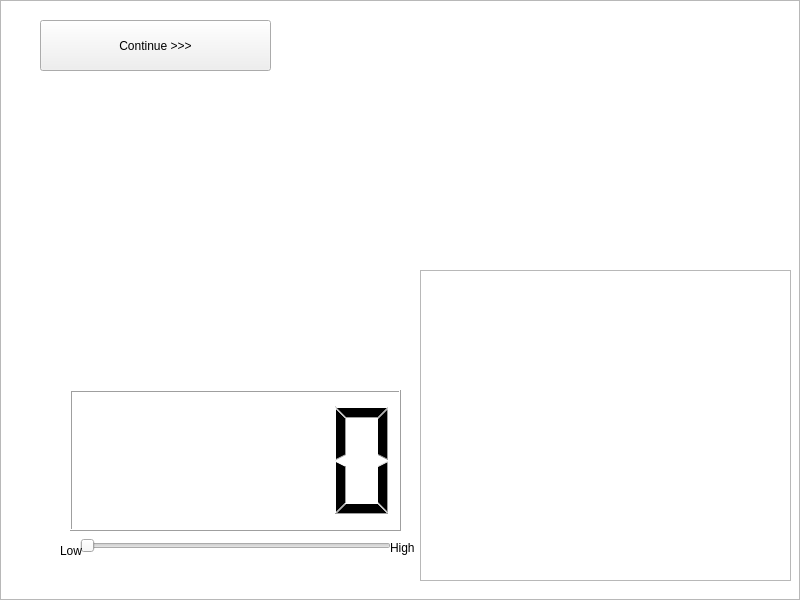
<?xml version="1.0" encoding="UTF-8"?>
<ui version="4.0">
 <class>LevelFour</class>
 <widget class="QWidget" name="LevelFour">
  <property name="geometry">
   <rect>
    <x>0</x>
    <y>0</y>
    <width>800</width>
    <height>600</height>
   </rect>
  </property>
  <property name="windowTitle">
   <string>Form</string>
  </property>
  <widget class="QStackedWidget" name="levelFourScenes">
   <property name="geometry">
    <rect>
     <x>0</x>
     <y>0</y>
     <width>800</width>
     <height>600</height>
    </rect>
   </property>
   <property name="currentIndex">
    <number>4</number>
   </property>
   <widget class="QWidget" name="sceneOne">
    <widget class="QPushButton" name="sceneOneContinue">
     <property name="geometry">
      <rect>
       <x>40</x>
       <y>20</y>
       <width>231</width>
       <height>51</height>
      </rect>
     </property>
     <property name="text">
      <string>Continue &gt;&gt;</string>
     </property>
    </widget>
    <widget class="QGraphicsView" name="mortor">
     <property name="geometry">
      <rect>
       <x>330</x>
       <y>250</y>
       <width>431</width>
       <height>311</height>
      </rect>
     </property>
    </widget>
    <widget class="DragItem" name="ginger" native="true">
     <property name="geometry">
      <rect>
       <x>0</x>
       <y>0</y>
       <width>800</width>
       <height>600</height>
      </rect>
     </property>
    </widget>
    <widget class="DragItem" name="garlic" native="true">
     <property name="geometry">
      <rect>
       <x>0</x>
       <y>0</y>
       <width>800</width>
       <height>600</height>
      </rect>
     </property>
    </widget>
    <widget class="DragItem" name="pestle" native="true">
     <property name="geometry">
      <rect>
       <x>0</x>
       <y>0</y>
       <width>800</width>
       <height>600</height>
      </rect>
     </property>
    </widget>
    <widget class="QGraphicsView" name="mashedIng">
     <property name="geometry">
      <rect>
       <x>330</x>
       <y>250</y>
       <width>431</width>
       <height>311</height>
      </rect>
     </property>
    </widget>
    <widget class="QGraphicsView" name="scene1Background">
     <property name="geometry">
      <rect>
       <x>0</x>
       <y>0</y>
       <width>800</width>
       <height>600</height>
      </rect>
     </property>
    </widget>
    <widget class="QLabel" name="sceneOneInstructions">
     <property name="geometry">
      <rect>
       <x>10</x>
       <y>500</y>
       <width>291</width>
       <height>61</height>
      </rect>
     </property>
     <property name="text">
      <string/>
     </property>
    </widget>
    <widget class="QLabel" name="sceneOneInfoBox">
     <property name="geometry">
      <rect>
       <x>420</x>
       <y>20</y>
       <width>321</width>
       <height>201</height>
      </rect>
     </property>
     <property name="text">
      <string/>
     </property>
    </widget>
    <zorder>scene1Background</zorder>
    <zorder>sceneOneContinue</zorder>
    <zorder>mortor</zorder>
    <zorder>mashedIng</zorder>
    <zorder>pestle</zorder>
    <zorder>garlic</zorder>
    <zorder>ginger</zorder>
    <zorder>sceneOneInstructions</zorder>
    <zorder>sceneOneInfoBox</zorder>
   </widget>
   <widget class="QWidget" name="sceneTwo">
    <widget class="QPushButton" name="sceneTwoContinue">
     <property name="geometry">
      <rect>
       <x>40</x>
       <y>20</y>
       <width>231</width>
       <height>51</height>
      </rect>
     </property>
     <property name="text">
      <string>Continue &gt;&gt;&gt;</string>
     </property>
    </widget>
    <widget class="QGraphicsView" name="mortar">
     <property name="geometry">
      <rect>
       <x>400</x>
       <y>330</y>
       <width>371</width>
       <height>261</height>
      </rect>
     </property>
    </widget>
    <widget class="DragItem" name="cumin" native="true">
     <property name="geometry">
      <rect>
       <x>0</x>
       <y>0</y>
       <width>800</width>
       <height>600</height>
      </rect>
     </property>
    </widget>
    <widget class="DragItem" name="coriander" native="true">
     <property name="geometry">
      <rect>
       <x>0</x>
       <y>0</y>
       <width>800</width>
       <height>600</height>
      </rect>
     </property>
    </widget>
    <widget class="DragItem" name="curry" native="true">
     <property name="geometry">
      <rect>
       <x>0</x>
       <y>0</y>
       <width>800</width>
       <height>600</height>
      </rect>
     </property>
    </widget>
    <widget class="DragItem" name="turmeric" native="true">
     <property name="geometry">
      <rect>
       <x>0</x>
       <y>0</y>
       <width>800</width>
       <height>0</height>
      </rect>
     </property>
    </widget>
    <widget class="DragItem" name="redChili" native="true">
     <property name="geometry">
      <rect>
       <x>0</x>
       <y>0</y>
       <width>800</width>
       <height>600</height>
      </rect>
     </property>
    </widget>
    <widget class="DragItem" name="salt" native="true">
     <property name="geometry">
      <rect>
       <x>0</x>
       <y>0</y>
       <width>800</width>
       <height>600</height>
      </rect>
     </property>
    </widget>
    <widget class="DragItem" name="pepper" native="true">
     <property name="geometry">
      <rect>
       <x>0</x>
       <y>0</y>
       <width>800</width>
       <height>600</height>
      </rect>
     </property>
    </widget>
    <widget class="DragItem" name="pestleS2" native="true">
     <property name="geometry">
      <rect>
       <x>0</x>
       <y>0</y>
       <width>800</width>
       <height>600</height>
      </rect>
     </property>
    </widget>
    <widget class="QGraphicsView" name="crushedIng">
     <property name="geometry">
      <rect>
       <x>400</x>
       <y>250</y>
       <width>300</width>
       <height>300</height>
      </rect>
     </property>
    </widget>
    <widget class="QGraphicsView" name="scene2Background">
     <property name="geometry">
      <rect>
       <x>0</x>
       <y>0</y>
       <width>800</width>
       <height>600</height>
      </rect>
     </property>
    </widget>
    <widget class="QLabel" name="sceneTwoInstructions">
     <property name="geometry">
      <rect>
       <x>10</x>
       <y>475</y>
       <width>241</width>
       <height>121</height>
      </rect>
     </property>
     <property name="text">
      <string/>
     </property>
    </widget>
    <widget class="QLabel" name="sceneTwoInfoBox">
     <property name="geometry">
      <rect>
       <x>420</x>
       <y>30</y>
       <width>331</width>
       <height>141</height>
      </rect>
     </property>
     <property name="text">
      <string/>
     </property>
    </widget>
    <zorder>scene2Background</zorder>
    <zorder>crushedIng</zorder>
    <zorder>sceneTwoContinue</zorder>
    <zorder>mortar</zorder>
    <zorder>pestleS2</zorder>
    <zorder>pepper</zorder>
    <zorder>cumin</zorder>
    <zorder>coriander</zorder>
    <zorder>curry</zorder>
    <zorder>turmeric</zorder>
    <zorder>redChili</zorder>
    <zorder>salt</zorder>
    <zorder>sceneTwoInfoBox</zorder>
    <zorder>sceneTwoInstructions</zorder>
   </widget>
   <widget class="QWidget" name="sceneThree">
    <widget class="QGraphicsView" name="cuttingBoard">
     <property name="geometry">
      <rect>
       <x>290</x>
       <y>125</y>
       <width>400</width>
       <height>400</height>
      </rect>
     </property>
    </widget>
    <widget class="DragItem" name="currentIng" native="true">
     <property name="geometry">
      <rect>
       <x>0</x>
       <y>0</y>
       <width>800</width>
       <height>600</height>
      </rect>
     </property>
    </widget>
    <widget class="DragItem" name="knife" native="true">
     <property name="geometry">
      <rect>
       <x>0</x>
       <y>0</y>
       <width>800</width>
       <height>600</height>
      </rect>
     </property>
    </widget>
    <widget class="QPushButton" name="sceneThreeContinue">
     <property name="geometry">
      <rect>
       <x>40</x>
       <y>20</y>
       <width>231</width>
       <height>51</height>
      </rect>
     </property>
     <property name="text">
      <string>Continue &gt;&gt;&gt;</string>
     </property>
    </widget>
    <widget class="QLabel" name="sceneThreeInstructions">
     <property name="geometry">
      <rect>
       <x>10</x>
       <y>480</y>
       <width>301</width>
       <height>91</height>
      </rect>
     </property>
     <property name="text">
      <string>Place the sliced onions into the bowl</string>
     </property>
    </widget>
    <widget class="QGraphicsView" name="choppedIng">
     <property name="geometry">
      <rect>
       <x>330</x>
       <y>240</y>
       <width>211</width>
       <height>171</height>
      </rect>
     </property>
    </widget>
    <widget class="QGraphicsView" name="scene3Background">
     <property name="geometry">
      <rect>
       <x>0</x>
       <y>0</y>
       <width>800</width>
       <height>600</height>
      </rect>
     </property>
    </widget>
    <widget class="QLabel" name="sceneThreeInfoBox">
     <property name="geometry">
      <rect>
       <x>370</x>
       <y>20</y>
       <width>361</width>
       <height>161</height>
      </rect>
     </property>
     <property name="text">
      <string/>
     </property>
    </widget>
    <zorder>scene3Background</zorder>
    <zorder>sceneThreeInstructions</zorder>
    <zorder>cuttingBoard</zorder>
    <zorder>choppedIng</zorder>
    <zorder>knife</zorder>
    <zorder>currentIng</zorder>
    <zorder>sceneThreeContinue</zorder>
    <zorder>sceneThreeInfoBox</zorder>
   </widget>
   <widget class="QWidget" name="sceneFour">
    <widget class="QPushButton" name="sceneFourContinue">
     <property name="geometry">
      <rect>
       <x>40</x>
       <y>20</y>
       <width>231</width>
       <height>51</height>
      </rect>
     </property>
     <property name="text">
      <string>Continue &gt;&gt;&gt;</string>
     </property>
    </widget>
    <widget class="QGraphicsView" name="allChoppedIng">
     <property name="geometry">
      <rect>
       <x>340</x>
       <y>260</y>
       <width>431</width>
       <height>311</height>
      </rect>
     </property>
    </widget>
    <widget class="DragItem" name="choppedSerrano" native="true">
     <property name="geometry">
      <rect>
       <x>0</x>
       <y>0</y>
       <width>800</width>
       <height>600</height>
      </rect>
     </property>
    </widget>
    <widget class="DragItem" name="choppedGarlic" native="true">
     <property name="geometry">
      <rect>
       <x>0</x>
       <y>0</y>
       <width>800</width>
       <height>600</height>
      </rect>
     </property>
    </widget>
    <widget class="DragItem" name="choppedOnion" native="true">
     <property name="geometry">
      <rect>
       <x>0</x>
       <y>0</y>
       <width>800</width>
       <height>600</height>
      </rect>
     </property>
    </widget>
    <widget class="QGraphicsView" name="scene4Background">
     <property name="geometry">
      <rect>
       <x>0</x>
       <y>0</y>
       <width>800</width>
       <height>600</height>
      </rect>
     </property>
    </widget>
    <widget class="QLabel" name="sceneFourInfoBox">
     <property name="geometry">
      <rect>
       <x>350</x>
       <y>30</y>
       <width>401</width>
       <height>121</height>
      </rect>
     </property>
     <property name="text">
      <string/>
     </property>
    </widget>
    <widget class="QLabel" name="sceneFourInstructions">
     <property name="geometry">
      <rect>
       <x>10</x>
       <y>480</y>
       <width>251</width>
       <height>121</height>
      </rect>
     </property>
     <property name="text">
      <string/>
     </property>
    </widget>
    <zorder>scene4Background</zorder>
    <zorder>sceneFourContinue</zorder>
    <zorder>allChoppedIng</zorder>
    <zorder>choppedSerrano</zorder>
    <zorder>choppedOnion</zorder>
    <zorder>choppedGarlic</zorder>
    <zorder>sceneFourInfoBox</zorder>
    <zorder>sceneFourInstructions</zorder>
   </widget>
   <widget class="QWidget" name="sceneFive">
    <widget class="QGraphicsView" name="pot">
     <property name="geometry">
      <rect>
       <x>420</x>
       <y>270</y>
       <width>371</width>
       <height>311</height>
      </rect>
     </property>
    </widget>
    <widget class="DragItem" name="tomato" native="true">
     <property name="geometry">
      <rect>
       <x>0</x>
       <y>0</y>
       <width>800</width>
       <height>600</height>
      </rect>
     </property>
    </widget>
    <widget class="DragItem" name="tomatoTwo" native="true">
     <property name="geometry">
      <rect>
       <x>0</x>
       <y>0</y>
       <width>800</width>
       <height>600</height>
      </rect>
     </property>
    </widget>
    <widget class="QLCDNumber" name="timer">
     <property name="geometry">
      <rect>
       <x>70</x>
       <y>390</y>
       <width>331</width>
       <height>141</height>
      </rect>
     </property>
    </widget>
    <widget class="DragItem" name="tomatoThree" native="true">
     <property name="geometry">
      <rect>
       <x>0</x>
       <y>0</y>
       <width>800</width>
       <height>600</height>
      </rect>
     </property>
    </widget>
    <widget class="QPushButton" name="sceneFiveContinue">
     <property name="geometry">
      <rect>
       <x>40</x>
       <y>20</y>
       <width>231</width>
       <height>51</height>
      </rect>
     </property>
     <property name="text">
      <string>Continue &gt;&gt;&gt;</string>
     </property>
    </widget>
    <widget class="QSlider" name="tempSlider">
     <property name="geometry">
      <rect>
       <x>80</x>
       <y>520</y>
       <width>311</width>
       <height>51</height>
      </rect>
     </property>
     <property name="orientation">
      <enum>Qt::Orientation::Horizontal</enum>
     </property>
    </widget>
    <widget class="QLabel" name="highLabel">
     <property name="geometry">
      <rect>
       <x>60</x>
       <y>540</y>
       <width>41</width>
       <height>21</height>
      </rect>
     </property>
     <property name="text">
      <string>Low</string>
     </property>
    </widget>
    <widget class="QLabel" name="lowLabel">
     <property name="geometry">
      <rect>
       <x>390</x>
       <y>540</y>
       <width>31</width>
       <height>16</height>
      </rect>
     </property>
     <property name="text">
      <string>High</string>
     </property>
    </widget>
    <widget class="QGraphicsView" name="scene5Background">
     <property name="geometry">
      <rect>
       <x>0</x>
       <y>0</y>
       <width>800</width>
       <height>600</height>
      </rect>
     </property>
    </widget>
    <widget class="QLabel" name="sceneFiveInstructions">
     <property name="geometry">
      <rect>
       <x>40</x>
       <y>90</y>
       <width>341</width>
       <height>161</height>
      </rect>
     </property>
     <property name="text">
      <string/>
     </property>
    </widget>
    <widget class="QLabel" name="sceneFiveInfoBox">
     <property name="geometry">
      <rect>
       <x>420</x>
       <y>30</y>
       <width>311</width>
       <height>121</height>
      </rect>
     </property>
     <property name="text">
      <string/>
     </property>
    </widget>
    <zorder>scene5Background</zorder>
    <zorder>sceneFiveInstructions</zorder>
    <zorder>pot</zorder>
    <zorder>timer</zorder>
    <zorder>sceneFiveContinue</zorder>
    <zorder>tempSlider</zorder>
    <zorder>highLabel</zorder>
    <zorder>lowLabel</zorder>
    <zorder>tomatoThree</zorder>
    <zorder>tomatoTwo</zorder>
    <zorder>tomato</zorder>
    <zorder>sceneFiveInfoBox</zorder>
   </widget>
   <widget class="QWidget" name="sceneSix">
    <widget class="QGraphicsView" name="bowl_2">
     <property name="geometry">
      <rect>
       <x>380</x>
       <y>280</y>
       <width>411</width>
       <height>311</height>
      </rect>
     </property>
    </widget>
    <widget class="DragItem" name="firstTomato" native="true">
     <property name="geometry">
      <rect>
       <x>0</x>
       <y>0</y>
       <width>800</width>
       <height>600</height>
      </rect>
     </property>
    </widget>
    <widget class="QPushButton" name="sceneSixContinue">
     <property name="geometry">
      <rect>
       <x>40</x>
       <y>20</y>
       <width>231</width>
       <height>51</height>
      </rect>
     </property>
     <property name="text">
      <string>Continue &gt;&gt;&gt;</string>
     </property>
    </widget>
    <widget class="QGraphicsView" name="scene6Background">
     <property name="geometry">
      <rect>
       <x>0</x>
       <y>0</y>
       <width>800</width>
       <height>600</height>
      </rect>
     </property>
    </widget>
    <widget class="QSlider" name="firstTomatoSlider">
     <property name="geometry">
      <rect>
       <x>380</x>
       <y>220</y>
       <width>361</width>
       <height>51</height>
      </rect>
     </property>
     <property name="orientation">
      <enum>Qt::Orientation::Horizontal</enum>
     </property>
    </widget>
    <widget class="QLabel" name="sceneSixInstructions">
     <property name="geometry">
      <rect>
       <x>40</x>
       <y>90</y>
       <width>261</width>
       <height>131</height>
      </rect>
     </property>
     <property name="text">
      <string/>
     </property>
    </widget>
    <widget class="DragItem" name="secondTomato" native="true">
     <property name="geometry">
      <rect>
       <x>0</x>
       <y>0</y>
       <width>800</width>
       <height>600</height>
      </rect>
     </property>
    </widget>
    <widget class="DragItem" name="thirdTomato" native="true">
     <property name="geometry">
      <rect>
       <x>0</x>
       <y>0</y>
       <width>800</width>
       <height>600</height>
      </rect>
     </property>
    </widget>
    <widget class="QSlider" name="secondTomatoSlider">
     <property name="geometry">
      <rect>
       <x>380</x>
       <y>210</y>
       <width>361</width>
       <height>71</height>
      </rect>
     </property>
     <property name="orientation">
      <enum>Qt::Orientation::Horizontal</enum>
     </property>
    </widget>
    <widget class="QSlider" name="thirdTomatoSlider">
     <property name="geometry">
      <rect>
       <x>380</x>
       <y>220</y>
       <width>361</width>
       <height>51</height>
      </rect>
     </property>
     <property name="orientation">
      <enum>Qt::Orientation::Horizontal</enum>
     </property>
    </widget>
    <zorder>scene6Background</zorder>
    <zorder>bowl_2</zorder>
    <zorder>sceneSixContinue</zorder>
    <zorder>sceneSixInstructions</zorder>
    <zorder>thirdTomato</zorder>
    <zorder>thirdTomatoSlider</zorder>
    <zorder>secondTomato</zorder>
    <zorder>secondTomatoSlider</zorder>
    <zorder>firstTomato</zorder>
    <zorder>firstTomatoSlider</zorder>
   </widget>
   <widget class="QWidget" name="sceneSeven">
    <widget class="QPushButton" name="sceneSevenContinue">
     <property name="geometry">
      <rect>
       <x>40</x>
       <y>20</y>
       <width>231</width>
       <height>51</height>
      </rect>
     </property>
     <property name="text">
      <string>Continue &gt;&gt;&gt;</string>
     </property>
    </widget>
    <widget class="QGraphicsView" name="grill">
     <property name="geometry">
      <rect>
       <x>500</x>
       <y>360</y>
       <width>231</width>
       <height>231</height>
      </rect>
     </property>
    </widget>
    <widget class="QLabel" name="sceneSevenLabel">
     <property name="geometry">
      <rect>
       <x>10</x>
       <y>510</y>
       <width>481</width>
       <height>61</height>
      </rect>
     </property>
     <property name="text">
      <string>Drag the slider to flip the chicken. Flip chicken twice times to cook it.</string>
     </property>
    </widget>
    <widget class="QGraphicsView" name="grillChicken">
     <property name="geometry">
      <rect>
       <x>540</x>
       <y>130</y>
       <width>141</width>
       <height>311</height>
      </rect>
     </property>
    </widget>
    <widget class="QSlider" name="flipChickenSlider">
     <property name="geometry">
      <rect>
       <x>420</x>
       <y>150</y>
       <width>22</width>
       <height>301</height>
      </rect>
     </property>
     <property name="orientation">
      <enum>Qt::Orientation::Vertical</enum>
     </property>
    </widget>
    <widget class="QGraphicsView" name="scene7Background">
     <property name="geometry">
      <rect>
       <x>0</x>
       <y>0</y>
       <width>800</width>
       <height>600</height>
      </rect>
     </property>
    </widget>
    <widget class="QLabel" name="sceneSevenInfoBox">
     <property name="geometry">
      <rect>
       <x>420</x>
       <y>20</y>
       <width>361</width>
       <height>141</height>
      </rect>
     </property>
     <property name="text">
      <string/>
     </property>
    </widget>
    <zorder>scene7Background</zorder>
    <zorder>sceneSevenContinue</zorder>
    <zorder>grill</zorder>
    <zorder>sceneSevenLabel</zorder>
    <zorder>grillChicken</zorder>
    <zorder>flipChickenSlider</zorder>
    <zorder>sceneSevenInfoBox</zorder>
   </widget>
   <widget class="QWidget" name="sceneEight">
    <widget class="DragItem" name="chicken" native="true">
     <property name="geometry">
      <rect>
       <x>0</x>
       <y>0</y>
       <width>800</width>
       <height>600</height>
      </rect>
     </property>
    </widget>
    <widget class="QGraphicsView" name="bowl_3">
     <property name="geometry">
      <rect>
       <x>380</x>
       <y>310</y>
       <width>250</width>
       <height>250</height>
      </rect>
     </property>
    </widget>
    <widget class="QPushButton" name="sceneEightContinue">
     <property name="geometry">
      <rect>
       <x>40</x>
       <y>20</y>
       <width>231</width>
       <height>51</height>
      </rect>
     </property>
     <property name="text">
      <string>Continue &gt;&gt;&gt;</string>
     </property>
    </widget>
    <widget class="QLabel" name="sceneEightLabel">
     <property name="geometry">
      <rect>
       <x>40</x>
       <y>90</y>
       <width>231</width>
       <height>61</height>
      </rect>
     </property>
     <property name="text">
      <string>Drag the chicken down into the bowl to piece it.</string>
     </property>
    </widget>
    <widget class="QGraphicsView" name="scene8Background">
     <property name="geometry">
      <rect>
       <x>0</x>
       <y>0</y>
       <width>800</width>
       <height>600</height>
      </rect>
     </property>
    </widget>
    <zorder>scene8Background</zorder>
    <zorder>chicken</zorder>
    <zorder>bowl_3</zorder>
    <zorder>sceneEightContinue</zorder>
    <zorder>sceneEightLabel</zorder>
   </widget>
   <widget class="QWidget" name="sceneNine">
    <widget class="QGraphicsView" name="bowl_4">
     <property name="geometry">
      <rect>
       <x>250</x>
       <y>195</y>
       <width>281</width>
       <height>261</height>
      </rect>
     </property>
    </widget>
    <widget class="QPushButton" name="sceneNineContinue">
     <property name="geometry">
      <rect>
       <x>40</x>
       <y>20</y>
       <width>231</width>
       <height>51</height>
      </rect>
     </property>
     <property name="text">
      <string>Continue &gt;&gt;&gt;</string>
     </property>
    </widget>
    <widget class="QLabel" name="sceneNineLabel">
     <property name="geometry">
      <rect>
       <x>30</x>
       <y>90</y>
       <width>411</width>
       <height>111</height>
      </rect>
     </property>
     <property name="text">
      <string>Drag all ingredients, from left to right, to the bowl</string>
     </property>
    </widget>
    <widget class="DragItem" name="garlicGingerPaste" native="true">
     <property name="geometry">
      <rect>
       <x>0</x>
       <y>0</y>
       <width>800</width>
       <height>600</height>
      </rect>
     </property>
    </widget>
    <widget class="DragItem" name="spiceMixture" native="true">
     <property name="geometry">
      <rect>
       <x>0</x>
       <y>0</y>
       <width>800</width>
       <height>600</height>
      </rect>
     </property>
    </widget>
    <widget class="DragItem" name="dicedIngredients" native="true">
     <property name="geometry">
      <rect>
       <x>0</x>
       <y>0</y>
       <width>800</width>
       <height>600</height>
      </rect>
     </property>
    </widget>
    <widget class="DragItem" name="tomatoBowl" native="true">
     <property name="geometry">
      <rect>
       <x>0</x>
       <y>0</y>
       <width>800</width>
       <height>600</height>
      </rect>
     </property>
    </widget>
    <widget class="QGraphicsView" name="scene9Background">
     <property name="geometry">
      <rect>
       <x>0</x>
       <y>0</y>
       <width>800</width>
       <height>600</height>
      </rect>
     </property>
    </widget>
    <zorder>scene9Background</zorder>
    <zorder>bowl_4</zorder>
    <zorder>sceneNineLabel</zorder>
    <zorder>tomatoBowl</zorder>
    <zorder>dicedIngredients</zorder>
    <zorder>spiceMixture</zorder>
    <zorder>sceneNineContinue</zorder>
    <zorder>garlicGingerPaste</zorder>
   </widget>
   <widget class="QWidget" name="sceneTen">
    <widget class="QPushButton" name="sceneTenContinue">
     <property name="geometry">
      <rect>
       <x>40</x>
       <y>21</y>
       <width>231</width>
       <height>51</height>
      </rect>
     </property>
     <property name="text">
      <string>Continue &gt;&gt;&gt;</string>
     </property>
    </widget>
    <widget class="DragItem" name="oil" native="true">
     <property name="geometry">
      <rect>
       <x>0</x>
       <y>0</y>
       <width>800</width>
       <height>600</height>
      </rect>
     </property>
    </widget>
    <widget class="QGraphicsView" name="stove">
     <property name="geometry">
      <rect>
       <x>510</x>
       <y>310</y>
       <width>261</width>
       <height>281</height>
      </rect>
     </property>
    </widget>
    <widget class="QGraphicsView" name="pan">
     <property name="geometry">
      <rect>
       <x>520</x>
       <y>130</y>
       <width>241</width>
       <height>161</height>
      </rect>
     </property>
    </widget>
    <widget class="QSlider" name="stoveHeat">
     <property name="geometry">
      <rect>
       <x>510</x>
       <y>280</y>
       <width>251</width>
       <height>41</height>
      </rect>
     </property>
     <property name="orientation">
      <enum>Qt::Orientation::Horizontal</enum>
     </property>
    </widget>
    <widget class="QGraphicsView" name="scene10Background">
     <property name="geometry">
      <rect>
       <x>0</x>
       <y>0</y>
       <width>800</width>
       <height>600</height>
      </rect>
     </property>
    </widget>
    <widget class="QLabel" name="sceneTenInstr">
     <property name="geometry">
      <rect>
       <x>50</x>
       <y>90</y>
       <width>371</width>
       <height>71</height>
      </rect>
     </property>
     <property name="text">
      <string/>
     </property>
    </widget>
    <widget class="QLabel" name="sceneTenInfoBox">
     <property name="geometry">
      <rect>
       <x>350</x>
       <y>20</y>
       <width>221</width>
       <height>91</height>
      </rect>
     </property>
     <property name="text">
      <string/>
     </property>
    </widget>
    <zorder>scene10Background</zorder>
    <zorder>sceneTenContinue</zorder>
    <zorder>stove</zorder>
    <zorder>pan</zorder>
    <zorder>oil</zorder>
    <zorder>stoveHeat</zorder>
    <zorder>sceneTenInstr</zorder>
    <zorder>sceneTenInfoBox</zorder>
   </widget>
   <widget class="QWidget" name="sceneEleven">
    <widget class="QGraphicsView" name="combinedIng">
     <property name="geometry">
      <rect>
       <x>250</x>
       <y>180</y>
       <width>351</width>
       <height>301</height>
      </rect>
     </property>
    </widget>
    <widget class="DragItem" name="panAndOil" native="true">
     <property name="geometry">
      <rect>
       <x>0</x>
       <y>0</y>
       <width>800</width>
       <height>600</height>
      </rect>
     </property>
    </widget>
    <widget class="QPushButton" name="sceneElevenContinue">
     <property name="geometry">
      <rect>
       <x>40</x>
       <y>20</y>
       <width>231</width>
       <height>51</height>
      </rect>
     </property>
     <property name="text">
      <string>Continue</string>
     </property>
    </widget>
    <widget class="QGraphicsView" name="scene11Background">
     <property name="geometry">
      <rect>
       <x>0</x>
       <y>0</y>
       <width>800</width>
       <height>600</height>
      </rect>
     </property>
    </widget>
    <widget class="QLabel" name="sceneElevenInstr">
     <property name="geometry">
      <rect>
       <x>40</x>
       <y>90</y>
       <width>371</width>
       <height>61</height>
      </rect>
     </property>
     <property name="text">
      <string/>
     </property>
    </widget>
    <zorder>scene11Background</zorder>
    <zorder>combinedIng</zorder>
    <zorder>panAndOil</zorder>
    <zorder>sceneElevenContinue</zorder>
    <zorder>sceneElevenInstr</zorder>
   </widget>
   <widget class="QWidget" name="sceneTwelve">
    <widget class="QPushButton" name="sceneTwelveContinue">
     <property name="geometry">
      <rect>
       <x>40</x>
       <y>21</y>
       <width>231</width>
       <height>51</height>
      </rect>
     </property>
     <property name="text">
      <string>Go to main menu</string>
     </property>
    </widget>
    <widget class="QGraphicsView" name="choila">
     <property name="geometry">
      <rect>
       <x>250</x>
       <y>140</y>
       <width>300</width>
       <height>300</height>
      </rect>
     </property>
    </widget>
    <widget class="QLabel" name="sceneTwelveLabel">
     <property name="geometry">
      <rect>
       <x>300</x>
       <y>480</y>
       <width>191</width>
       <height>31</height>
      </rect>
     </property>
     <property name="text">
      <string>Perfect, you made the dish!</string>
     </property>
    </widget>
    <widget class="QLabel" name="sceneTweleveInfo">
     <property name="geometry">
      <rect>
       <x>50</x>
       <y>80</y>
       <width>181</width>
       <height>211</height>
      </rect>
     </property>
     <property name="text">
      <string/>
     </property>
    </widget>
    <widget class="QGraphicsView" name="scene12Background">
     <property name="geometry">
      <rect>
       <x>0</x>
       <y>0</y>
       <width>800</width>
       <height>600</height>
      </rect>
     </property>
    </widget>
    <zorder>scene12Background</zorder>
    <zorder>choila</zorder>
    <zorder>sceneTwelveLabel</zorder>
    <zorder>sceneTwelveContinue</zorder>
    <zorder>sceneTweleveInfo</zorder>
   </widget>
  </widget>
 </widget>
 <customwidgets>
  <customwidget>
   <class>DragItem</class>
   <extends>QWidget</extends>
   <header location="global">dragitem.h</header>
   <container>1</container>
  </customwidget>
 </customwidgets>
 <resources/>
 <connections/>
</ui>
